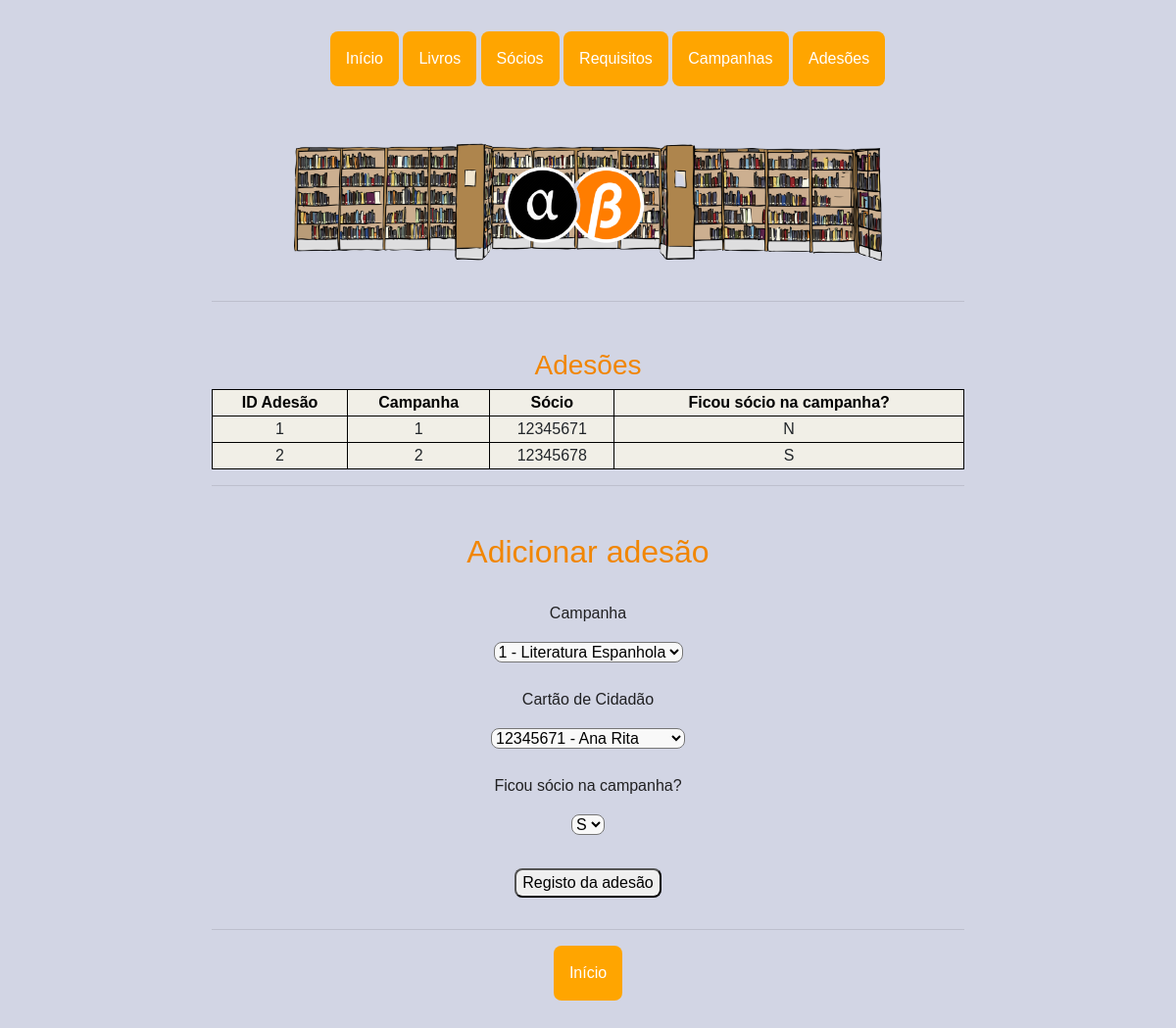
The page /socio_camp on the database as committed earlier.
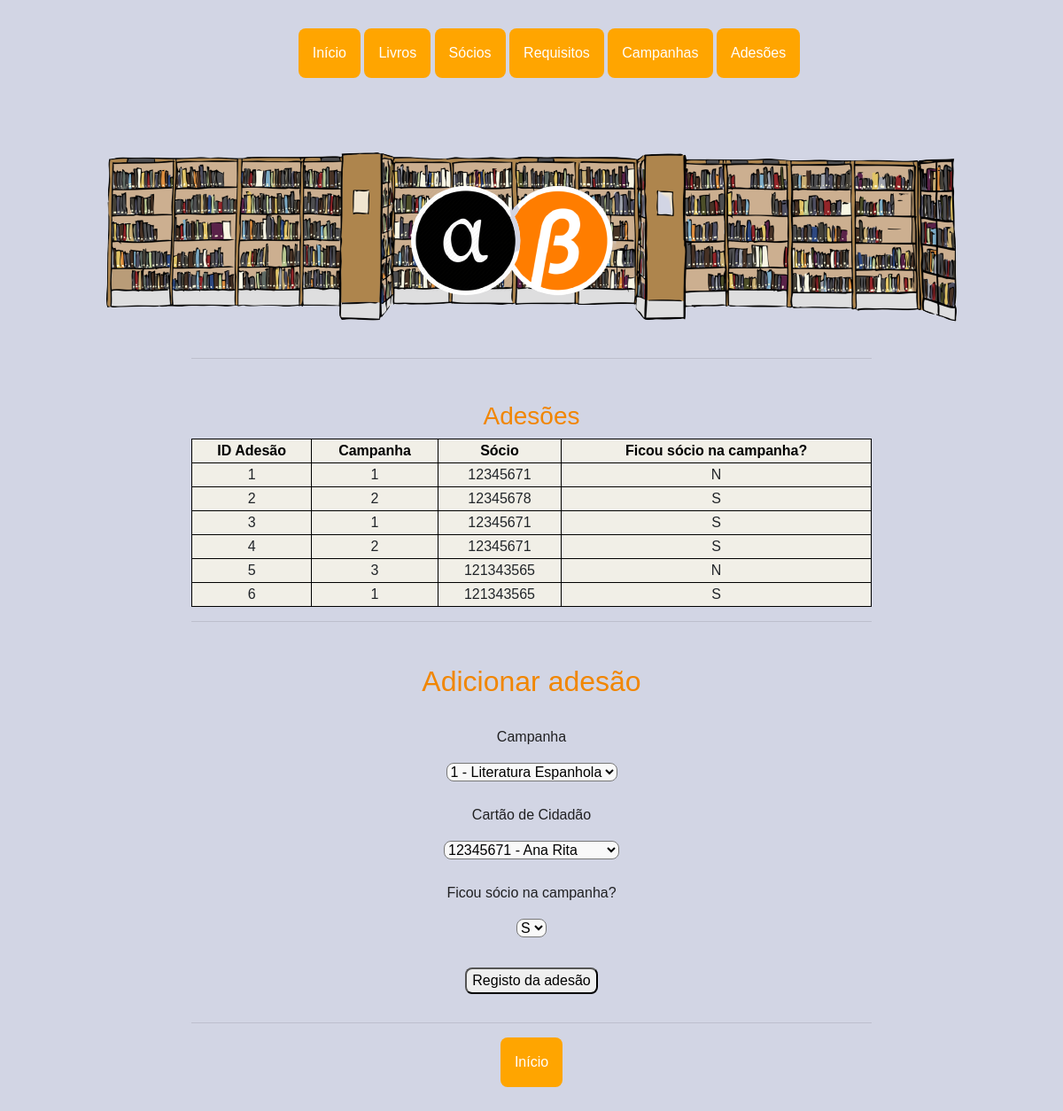
The same page on the database as committed later.
### app.py (models this page shows)
class Socio_Camp(db.Model):
    __tablename__ = 'socio_camp'
    id_sc = db.Column(db.Integer, primary_key=True)
    id_camp_sc = db.Column(db.Integer, db.ForeignKey('campanha.id_camp'))
    cc_sc = db.Column(db.Integer, db.ForeignKey('socio.cc'))
    novo = db.Column(db.String(1))

### app.py (the view)
@app.route('/socio_camp', methods=['GET'])
def socio_camp():
    campanhas = Campanha.query.all()
    socios = Socio.query.all()
    sc = Socio_Camp.query.all()
    return render_template('socio_camp.html', campanhas=campanhas, sc=sc, socios=socios)

### templates/socio_camp.html (shortened to what this page needs)
{% extends "base.html"%} {%block title %}Adesões Campanhas - Biblioteca{%endblock%} {%block pic %}<img class="bgpic"
    src="{{ url_for('static', filename = 'imgs/bb.png') }}" alt="logo" />{%endblock%} {%block content%}
<h3>Adesões</h3>
<table style="width: 100%" class="pure-table pure-table-horizontal">
    <tr>
        <th>ID Adesão</th>
        <th>Campanha</th>
        <th>Sócio</th>
        <th>Ficou sócio na campanha?</th>
    </tr>
    {% for sc in sc %}
    <tr>
        <td>{{sc.id_sc}}</td>
        <td>{{sc.id_camp_sc}}</td>
        <td>{{sc.cc_sc}}</td>
        <td>{{sc.novo}}</td>
        {% endfor %}
    </tr>
</table>
<hr />
<h2>Adicionar adesão</h2>
<form action="/socio_camp2" method="post">
    <p>Campanha</p>
    <select name="campa" id="campa">
        {% for camp in campanhas %}
        <option value="{{ camp.id_camp}}">
            {{camp.id_camp}} - {{camp.nome_camp}}
        </option>
        {% endfor %}
    </select>
    <p>Cartão de Cidadão</p>
    <select name="ccs" id="ccs">
        {% for socio in socios %}
        <option value="{{ socio.cc }}">{{socio.cc}} - {{socio.nome_soc}}</option>
        {% endfor %}
    </select>
    <p>Ficou sócio na campanha?</p>
    <select name="novo" id="novo">
        <option value="S">S</option>
    </select>
    <input type="submit" class="sub final" value="Registo da adesão" />
</form>
<hr />
<div class="dropdown">
    <li><a href="/"><button class="dropbtn botoes ">Início</button></a>
    </li>
</div>
{%endblock%}

### templates/base.html (shortened to what this page needs)
<!DOCTYPE html>
<html lang="en">
<head>
    <link rel="stylesheet" href="https://unpkg.com/purecss@2.0.3/build/pure-min.css"
>
    <link rel="stylesheet" href="https://stackpath.bootstrapcdn.com/bootstrap/4.3.1/css/bootstrap.min.css"
 />
    <link rel="stylesheet" type="text/css" href="{{ url_for('static', filename = 'styles.css') }}" />
</head>
<body>
    <header>
        <section id="nav">
            <div class="menu">
                <ul>
                    <div class="dropdown">
                        <li><a href="/"><button class="dropbtn botoes ">Início</button></a>
                        </li>
                    </div>
                    <div class="dropdown">
                        <li><button class="dropbtn botoes">Livros</button>
                        </li>
                    </div>
                    <div class="dropdown">
                        <li><button class="dropbtn botoes">Sócios</button>
                        </li>
                    </div>
                    <div class="dropdown">
                        <li><button class="dropbtn botoes">Requisitos</button>
                        </li>
                    </div>
                    <div class="dropdown">
                        <li><a href="campanhas"><button class="dropbtn botoes ">Campanhas</button></a>
                        </li>
                    </div>
                    <div class="dropdown">
                        <li><a href="socio_camp"><button class="dropbtn botoes">Adesões</button></a>
                        </li>
                    </div>
                </ul>
            </div>
        </section>
        {%block pic%} {%endblock%}
    </header>
    <main>
        <section id="cont">
            <div class="conts">
                <hr />{%block content%} {%endblock%}
            </div>
        </section>
    </main>
</body>
</html>

### static/styles.css (style rules this page uses)
*, *::before, *::after { box-sizing: border-box; }
body { background-color: #D2D5E4; margin: 0; font-family: 'Ubuntu', sans-serif; padding-top: 2rem; padding-bottom: 2rem; }
header { display: flex; flex-direction: column; width: 100%; background-color: #D2D5E4; text-align: center; padding-bottom: 1.5rem; }
form { text-align: center; width: auto; }
a { color: #e9e9fc; }
p { color: #202022; padding-top: 1.5rem; }
select { border-radius: 0.5rem; background-color: #f9f9f9; display: inline-block; }
input { border-radius: 0.5rem; }
h1, h2, h3 { color: #f18602; padding-top: 2rem; }
table, th, td { border: 1px solid black; }
table { border-collapse: collapse; border-style: none; }
th { background-color: #f1efe7; color: black; }
td { background-color: #f1efe7; }
#nav { width: auto; margin-left: 0.25rem; margin-right: 0.25rem; }
#cont { display: flex; flex-direction: column; justify-content: center; font-family: 'Ubuntu', sans-serif; max-width: 50rem; margin: 0 auto; padding: 0 1rem; }
.dropbtn { background-color: #4CAF50; color: white; padding: 16px; font-size: 16px; border: none; cursor: pointer; }
.dropdown button { background-color: #FFA500; color: white; font-size: 16px; border: none; cursor: pointer; }
.dropdown { position: relative; display: inline-block; }
.dropdown li { display: inline; }
.sub { border-radius: 0.5rem; margin: 2rem; width: auto; }
.conts { padding: 0 0 5rem 0; text-align: center; }
.botoes { border-radius: 0.5rem; width: auto; }
.bgpic { margin: auto; max-width: 50%; }
.final { display: block; margin-left: auto; margin-right: auto; }
@media only screen and (max-width: 350px),
screen and (orientation: portrait) { .bgpic { max-width: 100%; } }

Rows that differ between the two databases and show on the page:
added Socio_Camp: id_sc "3", id_camp_sc "1", cc_sc "12345671", novo "S"
added Socio_Camp: id_sc "4", id_camp_sc "2", cc_sc "12345671", novo "S"
added Socio_Camp: id_sc "5", id_camp_sc "3", cc_sc "121343565", novo "N"
added Socio_Camp: id_sc "6", id_camp_sc "1", cc_sc "121343565", novo "S"
